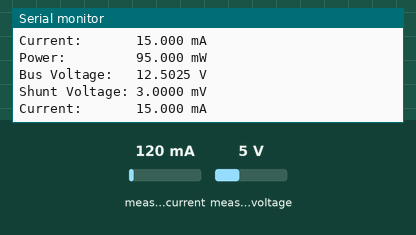
Recording of a sketch running on a simulated Arduino Uno, built with avr-gcc and run on an emulated ATmega328P. Shown: the last lines printed to the serial monitor. Wiring (inferred from the names in the program): INA219 current sensor at I2C address 0x40. The test bench sets the inputs (shaded band); at power-on: measured current 120 mA, measured voltage 5 V.

Above: at 1.2 s.
1.3 s: measured current set to 40 mA
At 1.3 s:
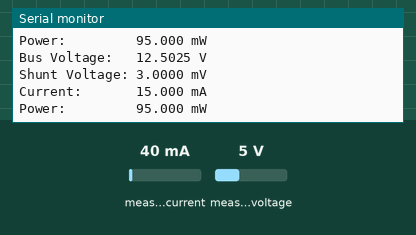
2.8 s: measured voltage set to 0.3 V
At 3.9 s:
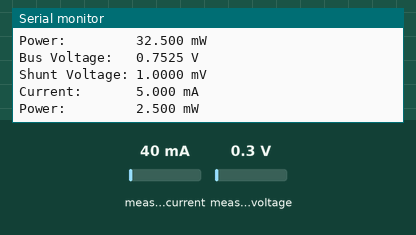
4.3 s: measured voltage set to 3.8 V
At 6.1 s:
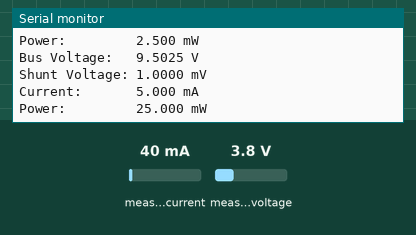
Timing chart, 0 to 7.6 s (numbered marks = the images above; inputs shaded):
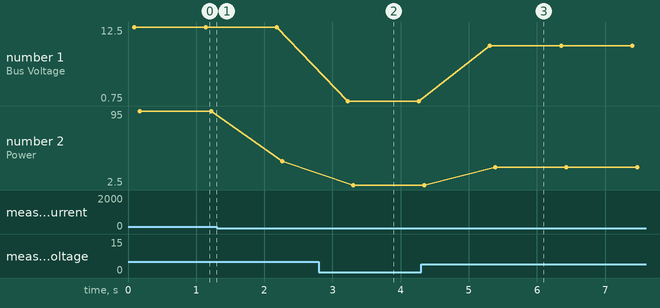

The sketch:

INA226_test.ino
```cpp
// INA226 36V / 16-bit I2C Power Monitor Test
// Texas Instruments INA226
//
// Wiring (Arduino Uno):
//   SDA  -> A4
//   SCL  -> A5
//   VS   -> 3.3V or 5V (device supply)
//   GND  -> GND
//   A0   -> GND  |
//   A1   -> GND  |  I2C address 0x40
//   IN+  -> high side of shunt resistor (supply side)
//   IN-  -> low  side of shunt resistor (load side)
//   VBUS -> bus voltage measurement point (same as IN-)
//
// Shunt: 0.1 Ω resistor between IN+ and IN-
//   Max measurable current: ~819 mA (limited by ±81.92 mV shunt range)
//
// Library: Wire (built-in, no install needed)

#include <Wire.h>

#define INA226_ADDR 0x40  // A0=GND, A1=GND

// Register addresses
#define REG_CONFIG  0x00
#define REG_SHUNT_V 0x01  // signed, 2.5 µV/LSB
#define REG_BUS_V   0x02  // unsigned, 1.25 mV/LSB
#define REG_POWER   0x03  // unsigned, 25 * CURRENT_LSB per LSB
#define REG_CURRENT 0x04  // signed, CURRENT_LSB per LSB
#define REG_CALIB   0x05

// Configuration: AVG=1, VBUS_CT=1.1ms, VSHUNT_CT=1.1ms, mode=shunt+bus continuous
// Bits [15]: RST=0
// Bits [14:12]: AVG=000 (1 sample)
// Bits [11:9]:  VBUSCT=100 (1.1 ms)
// Bits [8:6]:   VSHCT=100  (1.1 ms)
// Bits [2:0]:   MODE=111   (shunt+bus, continuous)
#define CONFIG_VALUE 0x4127

// Calibration for 0.1 Ω shunt, 100 µA/LSB current resolution
// Cal = trunc(0.00512 / (CURRENT_LSB * R_SHUNT))
//     = trunc(0.00512 / (0.0001 * 0.1)) = 512
#define R_SHUNT      0.1f      // Ω
#define CURRENT_LSB  0.0001f   // A/LSB = 100 µA
#define CALIB_VALUE  512       // dimensionless
#define POWER_LSB    (25.0f * CURRENT_LSB)  // W/LSB = 2.5 mW

static void writeReg(uint8_t reg, uint16_t value) {
  Wire.beginTransmission(INA226_ADDR);
  Wire.write(reg);
  Wire.write((uint8_t)(value >> 8));
  Wire.write((uint8_t)(value & 0xFF));
  Wire.endTransmission();
}

static uint16_t readReg(uint8_t reg) {
  Wire.beginTransmission(INA226_ADDR);
  Wire.write(reg);
  Wire.endTransmission(false);
  Wire.requestFrom((uint8_t)INA226_ADDR, (uint8_t)2);
  uint16_t val = ((uint16_t)Wire.read() << 8) | Wire.read();
  return val;
}

void setup() {
  Serial.begin(9600);
  Wire.begin();

  // Reset device
  writeReg(REG_CONFIG, 0x8000);
  delay(1);

  writeReg(REG_CONFIG, CONFIG_VALUE);
  writeReg(REG_CALIB,  CALIB_VALUE);

  Serial.println("=== INA226 Power Monitor Test ===");
  Serial.print("Shunt resistor: "); Serial.print(R_SHUNT * 1000.0f, 0); Serial.println(" mΩ");
  Serial.print("Current LSB:    "); Serial.print(CURRENT_LSB * 1000000.0f, 0); Serial.println(" µA");
  Serial.println();
}

void loop() {
  // Bus voltage: unsigned, 1.25 mV/LSB
  float busV   = (float)readReg(REG_BUS_V) * 0.00125f;

  // Shunt voltage: signed, 2.5 µV/LSB
  float shuntV = (float)(int16_t)readReg(REG_SHUNT_V) * 0.0000025f;

  // Current: signed, CURRENT_LSB per LSB (set by calibration register)
  float current = (float)(int16_t)readReg(REG_CURRENT) * CURRENT_LSB;

  // Power: unsigned, POWER_LSB per LSB
  float power  = (float)readReg(REG_POWER) * POWER_LSB;

  Serial.print("Bus Voltage:   "); Serial.print(busV, 4);            Serial.println(" V");
  Serial.print("Shunt Voltage: "); Serial.print(shuntV * 1000.0f, 4); Serial.println(" mV");
  Serial.print("Current:       "); Serial.print(current * 1000.0f, 3); Serial.println(" mA");
  Serial.print("Power:         "); Serial.print(power * 1000.0f, 3);  Serial.println(" mW");
  Serial.println();

  delay(1000);
}
```

Measured:
- after the input at 2.8 s, the serial monitor: prints a new line after 0.43 s (image 2)
- after the input at 4.3 s, the serial monitor: prints a new line after 1.0 s (image 3)
- plotted number 1: 12.5 → 0.75 after the input at 2.8 s, 0.75 → 9.5 after the input at 4.3 s
- plotted number 2: 95 → 32.5 after the input at 1.3 s, 32.5 → 2.5 after the input at 2.8 s, 2.5 → 25 after the input at 4.3 s
